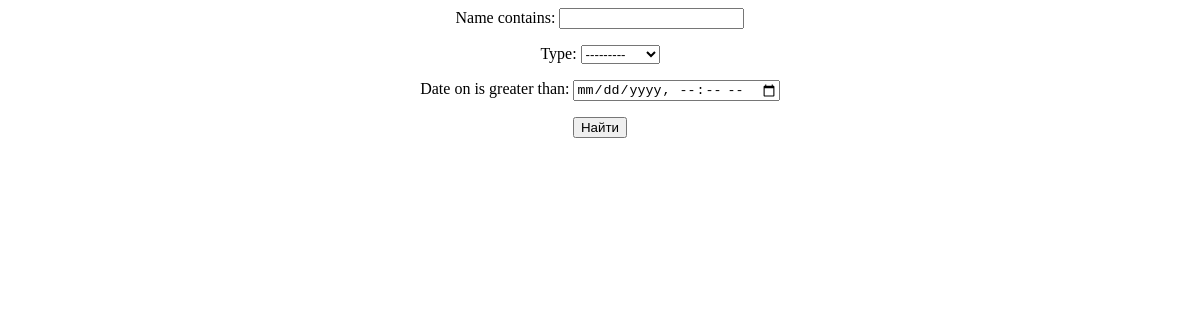
Before: /news/search with the older database file.
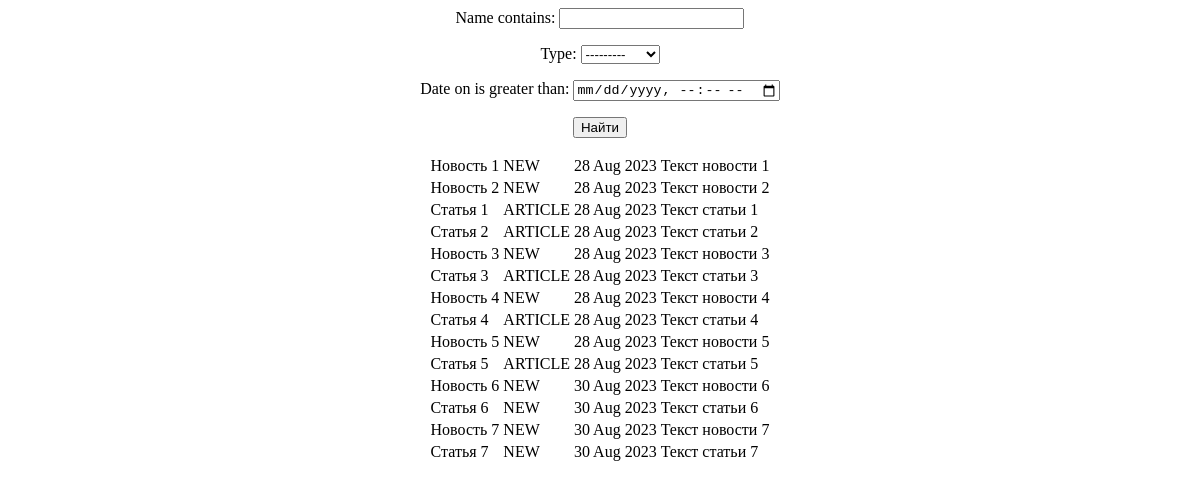
After: the same page with the newer database file.
### newsportal/models.py (models this page shows, shortened)
class News(models.Model):
    NEWS = 'NEW'
    ARTICLES = 'ARTICLE'
    TYPES = (
        (NEWS, ('NEW')),
        (ARTICLES, ('ARTICLE'))
    )
    name = models.CharField(
        max_length=50,
        unique=True,
    )
    type = models.CharField(max_length=8, choices=TYPES, default=ARTICLES, unique=False)
    category = models.ForeignKey(
        to='Category',
        on_delete=models.CASCADE,
    )
    text = models.TextField()
    date_on = models.DateField(auto_now_add = True)

### newsportal/views.py (the view)
# urls.py: path('news/search', NP_Search.as_view(), name='news_search'),
class NP_Search(ListView):
    form_class = NewsForm
    model = News
    template_name = 'news_search.html'
    context_object_name = 'text'
    def get_queryset(self):
        queryset = super().get_queryset()
        self.filterset = NewsFilter(self.request.GET, queryset)
        return self.filterset.qs
    def get_context_data(self, **kwargs):
        context = super().get_context_data(**kwargs)
        context['filterset'] = self.filterset
        return context

### newsportal/templates/news_search.html (shortened to what this page needs)
<html>
{% load custom_tags %}
<body>
<center>
    <form action="" method="get">
       {{ filterset.form.as_p }}
       <input type="submit" value="Найти" />
    </form>
   <table>
   {% for i in text %}
   <tr>
       <td>{{ i.name }}</td>
       <td>{{ i.type }}</td>
       <td>{{ i.date_on|date:'d M Y' }}</td>
       <td>{{ i.text|truncatechars:20 }}</td>
   </tr>
   {% endfor %}
   </table>
</center>
</body>
</html>

Changed rows visible on the page:
added News: name "Новость 1", type "NEW", date_on "28 Aug 2023", text "Текст новости 1"
added News: name "Новость 2", type "NEW", date_on "28 Aug 2023", text "Текст новости 2"
added News: name "Статья 1", type "ARTICLE", date_on "28 Aug 2023", text "Текст статьи 1"
added News: name "Статья 2", type "ARTICLE", date_on "28 Aug 2023", text "Текст статьи 2"
added News: name "Новость 3", type "NEW", date_on "28 Aug 2023", text "Текст новости 3"
added News: name "Статья 3", type "ARTICLE", date_on "28 Aug 2023", text "Текст статьи 3"
added News: name "Новость 4", type "NEW", date_on "28 Aug 2023", text "Текст новости 4"
added News: name "Статья 4", type "ARTICLE", date_on "28 Aug 2023", text "Текст статьи 4"
added News: name "Новость 5", type "NEW", date_on "28 Aug 2023", text "Текст новости 5"
added News: name "Статья 5", type "ARTICLE", date_on "28 Aug 2023", text "Текст статьи 5"
added News: name "Новость 6", type "NEW", date_on "30 Aug 2023", text "Текст новости 6"
added News: name "Статья 6", type "NEW", date_on "30 Aug 2023", text "Текст статьи 6"
added News: name "Новость 7", type "NEW", date_on "30 Aug 2023", text "Текст новости 7"
added News: name "Статья 7", type "NEW", date_on "30 Aug 2023", text "Текст статьи 7"
